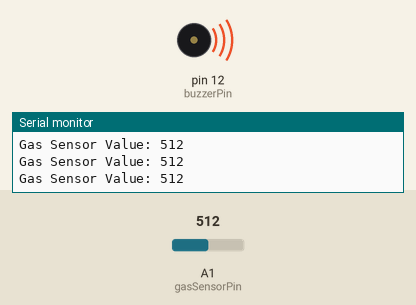
This sketch was run on a simulated Arduino Uno, built with avr-gcc and run on an emulated ATmega328P. Parts: buzzer (waves = sounding), the last lines printed to the serial monitor. The inputs (shaded band) are chosen by the test bench; at power-on: A1 (gasSensorPin) = 512.

Above: at 1.3 s.
1.4 s: A1 (gasSensorPin) set to 360
2.9 s: A1 (gasSensorPin) set to 334
At 4.2 s:
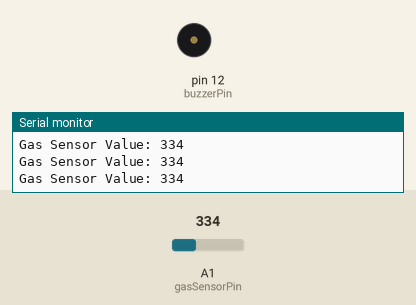
4.5 s: A1 (gasSensorPin) set to 511
At 5.6 s:
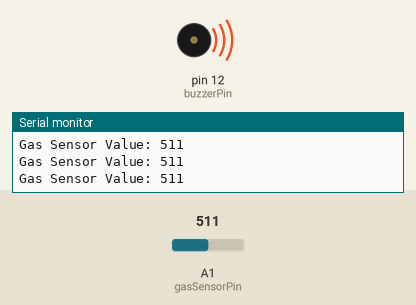
6.0 s: A1 (gasSensorPin) set to 340
At 6.8 s:
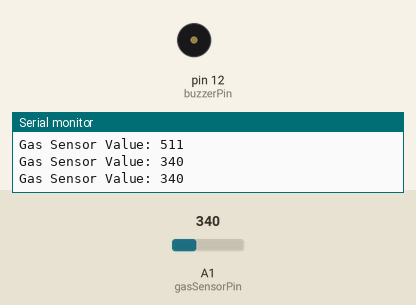
Timing chart, 0 to 8.5 s (numbered marks = the images above; inputs shaded):
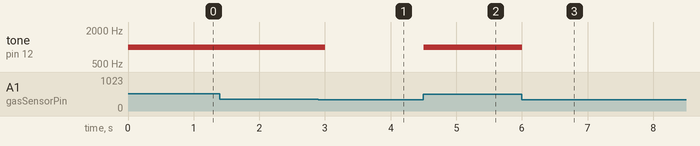

Measured:
- the behaviour switches between 351 and 350 on A1 (gasSensorPin) (found by bisection; images 0 and 1)
- after the input at 2.9 s, tone on pin 12 (buzzerPin): 1000 Hz → silent after 0.10 s
- after the input at 4.5 s, tone on pin 12 (buzzerPin): silent → 1000 Hz at once
- after the input at 6.0 s, tone on pin 12 (buzzerPin): 1000 Hz → silent at once

The sketch:

GAS_SENS.ino
```cpp
// Define pin connections
const int gasSensorPin = A1;    // MQ-135 analog output to Arduino A1
const int buzzerPin = 12;       // Piezo buzzer to Arduino digital pin 12
const int threshold = 350;      // Threshold value for buzzer activation

void setup() {
  pinMode(gasSensorPin, INPUT);
  pinMode(buzzerPin, OUTPUT);
  Serial.begin(9600);           // For reading values in serial monitor (optional)
}

void loop() {
  int gasValue = analogRead(gasSensorPin); // Read analog value
  Serial.print("Gas Sensor Value: ");
  Serial.println(gasValue);

  if (gasValue > threshold) {
    tone(buzzerPin, 1000);  // Turn buzzer ON
  } else {
    noTone(buzzerPin);   // Turn buzzer OFF
  }

  delay(500); // Small delay for stability
}
```
